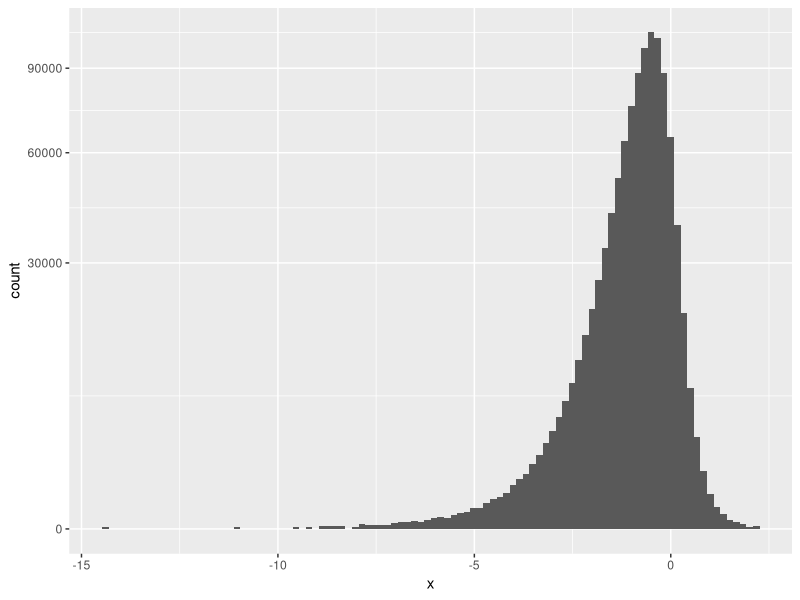

Generate this figure with R: (Note: this script raises an error after producing the figure.)
## ---- chunk 1
library(sn)
library(tidyverse)

n <- 1e6

d <- tibble(x = rst(n, xi=0, omega = 1, alpha = -3, nu = 9))

d %>% ggplot() +
  geom_histogram(aes(x = x), bins = 100) + 
  scale_y_sqrt()

summary(d$x)
## ---- chunk 2
q <- qst(p = c(0.0001, 0.001, 0.01, 0.05, 0.1, 0.25, 0.5, 0.75, 0.9, 0.95, 0.99, 0.999, 0.9999), xi=0, omega = 1, alpha = -3, nu = 9)
q
## ---- chunk 3
pst(x = q, xi=0, omega = 1, alpha = -3, nu = 9)
## ---- chunk 4
dst(x = q, xi=0, omega = 1, alpha = -3, nu = 9)
## ---- chunk 5
n <- 20

d <- tibble(x = rst(n, xi=0, omega = 1, alpha = -3, nu = 9))

d %>% ggplot() +
  geom_histogram(aes(x = x), bins = 100) + 
  scale_y_sqrt()
